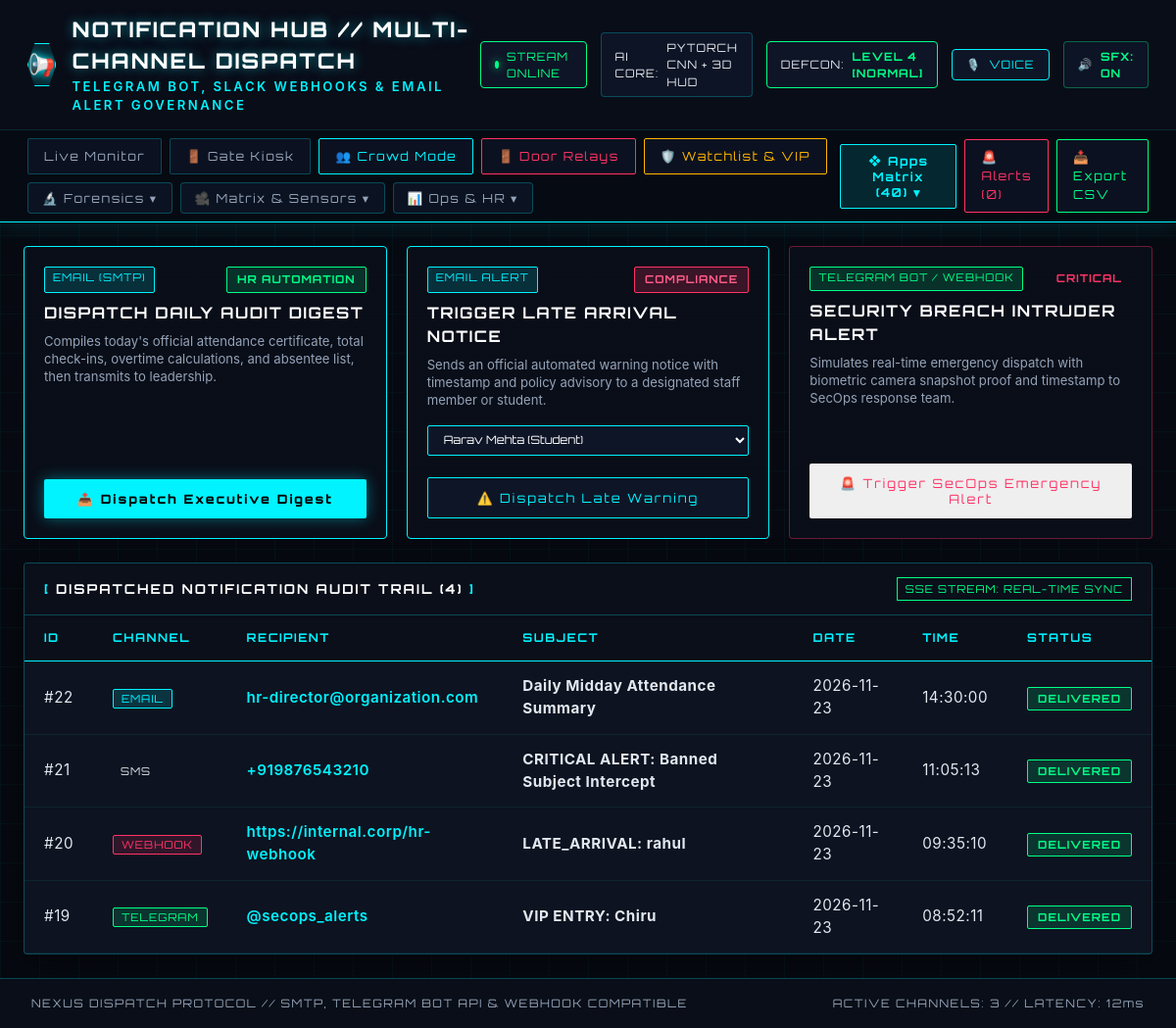
The page /notifications on the database its author committed.
### tables this page shows
CREATE TABLE notification_logs (
                    id INTEGER PRIMARY KEY AUTOINCREMENT,
                    timestamp TEXT NOT NULL,
                    date TEXT NOT NULL,
                    time TEXT NOT NULL,
                    channel TEXT NOT NULL,
                    recipient TEXT NOT NULL,
                    subject TEXT NOT NULL,
                    message TEXT NOT NULL,
                    status TEXT DEFAULT 'DELIVERED'
                );

### app.py (the view)
@app.route('/notifications')
def notifications_view():
    logs = db.get_notification_logs(limit=40)
    users = db.get_users()
    return render_template('notifications.html', logs=logs, users=users)

### attendance_engine/db.py (called while the page is built)
    def _get_connection(self):
        conn = sqlite3.connect(self.db_path, check_same_thread=False)
        conn.row_factory = sqlite3.Row
        return conn

    def get_users(self, user_type=None):
        with self._get_connection() as conn:
            cursor = conn.cursor()
            if user_type:
                cursor.execute("SELECT * FROM users WHERE user_type = ? ORDER BY name ASC", (user_type,))
            else:
                cursor.execute("SELECT * FROM users ORDER BY user_type DESC, name ASC")
            return [dict(row) for row in cursor.fetchall()]

    def get_notification_logs(self, limit=40):
        with self._get_connection() as conn:
            cursor = conn.cursor()
            cursor.execute("SELECT * FROM notification_logs ORDER BY id DESC LIMIT ?", (limit,))
            return [dict(row) for row in cursor.fetchall()]

### templates/notifications.html (shortened to what this page needs)
<!DOCTYPE html>
<html lang="en">
<head>
  <link rel="stylesheet" href="/static/css/style.css">
</head>
<body>
    {% set active_page = 'notifications' %}
  {% set nav_icon = '📢' %}
  {% set nav_title = 'NOTIFICATION HUB // MULTI-CHANNEL DISPATCH' %}
  {% set nav_subtitle = 'TELEGRAM BOT, SLACK WEBHOOKS & EMAIL ALERT GOVERNANCE' %}
  {% include 'nav_header.html' %}
  <main class="main-container">
    <div class="dispatch-actions-grid">
      <div class="dispatch-card">
        <div>
          <div style="display:flex; justify-content:space-between; margin-bottom:8px;">
            <span class="channel-badge email">EMAIL (SMTP)</span>
            <span class="badge ontimed">HR AUTOMATION</span>
          </div>
          <h3>DISPATCH DAILY AUDIT DIGEST</h3>
          <p>Compiles today's official attendance certificate, total check-ins, overtime calculations, and absentee list, then transmits to leadership.</p>
        </div>
        <button class="cyber-button primary full-width" onclick="dispatchDigest()">📤 Dispatch Executive Digest</button>
      </div>
      <div class="dispatch-card">
        <div>
          <div style="display:flex; justify-content:space-between; margin-bottom:8px;">
            <span class="channel-badge email">EMAIL ALERT</span>
            <span class="badge late">COMPLIANCE</span>
          </div>
          <h3>TRIGGER LATE ARRIVAL NOTICE</h3>
          <p>Sends an official automated warning notice with timestamp and policy advisory to a designated staff member or student.</p>
        </div>
        <div style="display:flex; gap:8px; margin-bottom:12px;">
          <select id="late-user-select" class="cyber-select" style="flex:1;">
            {% for u in users %}
              <option value="{{ u.name }}|{{ u.user_type }}|{{ u.email }}">{{ u.name }} ({{ u.user_type }})</option>
            {% endfor %}
          </select>
        </div>
        <button class="cyber-button secondary full-width" onclick="triggerLateAlert()">⚠️ Dispatch Late Warning</button>
      </div>
      <div class="dispatch-card" style="border-color: rgba(255, 51, 102, 0.4);">
        <div>
          <div style="display:flex; justify-content:space-between; margin-bottom:8px;">
            <span class="channel-badge telegram">TELEGRAM BOT / WEBHOOK</span>
            <span class="badge" style="border-color:#ff3366; color:#ff3366;">CRITICAL</span>
          </div>
          <h3>SECURITY BREACH INTRUDER ALERT</h3>
          <p>Simulates real-time emergency dispatch with biometric camera snapshot proof and timestamp to SecOps response team.</p>
        </div>
        <button class="cyber-button alert-btn full-width" onclick="triggerSecurityAlert()">🚨 Trigger SecOps Emergency Alert</button>
      </div>
    </div>
    <section class="cyber-panel">
      <div class="panel-header">
        <div class="panel-title"><span class="bracket">[</span> DISPATCHED NOTIFICATION AUDIT TRAIL ({{ logs|length }}) <span class="bracket">]</span></div>
        <div class="panel-badge neon-green" id="sse-status-badge">SSE STREAM: REAL-TIME SYNC</div>
      </div>
      <div class="feed-table-container">
        <table class="cyber-table" id="notif-table">
          <thead>
            <tr>
              <th>ID</th>
              <th>CHANNEL</th>
              <th>RECIPIENT</th>
              <th>SUBJECT</th>
              <th>DATE</th>
              <th>TIME</th>
              <th>STATUS</th>
            </tr>
          </thead>
          <tbody id="notif-tbody">
            {% for l in logs %}
            <tr>
              <td>#{{ l.id }}</td>
              <td>
                <span class="channel-badge {{ l.channel|lower }}">{{ l.channel }}</span>
              </td>
              <td style="color:var(--neon-cyan); font-weight:600;">{{ l.recipient }}</td>
              <td><strong>{{ l.subject }}</strong></td>
              <td>{{ l.date }}</td>
              <td>{{ l.time }}</td>
              <td><span class="badge present">{{ l.status }}</span></td>
            </tr>
            {% else %}
            <tr>
              <td colspan="7" class="no-records">No automated notifications logged yet. Click an action above to trigger.</td>
            </tr>
            {% endfor %}
          </tbody>
        </table>
      </div>
    </section>
  </main>
  <footer class="cyber-footer">
    <div>NEXUS DISPATCH PROTOCOL // SMTP, TELEGRAM BOT API & WEBHOOK COMPATIBLE</div>
    <div>ACTIVE CHANNELS: 3 // LATENCY: 12ms</div>
  </footer>
</body>
</html>

### static/css/style.css (style rules this page uses)
:root { --bg-primary: #070a12; --bg-secondary: #0d121f; --bg-card: rgba(16, 23, 38, 0.75); --border-cyan: #00f3ff; --border-dim: rgba(0, 243, 255, 0.25); --neon-cyan: #00f3ff; --neon-green: #00ff88; --neon-amber: #ffb800; --neon-purple: #9d4edd; --neon-red: #ff3366; --text-main: #e2e8f0; --text-muted: #94a3b8; --font-tech: 'Orbitron', -apple-system, sans-serif; --font-body: 'Rajdhani', -apple-system, sans-serif; }
* { margin: 0; padding: 0; box-sizing: border-box; }
body { background-color: var(--bg-primary); color: var(--text-main); font-family: var(--font-body); font-size: 16px; line-height: 1.5; min-height: 100vh; position: relative; overflow-x: hidden; }
.main-container { position: relative; z-index: 10; max-width: 1440px; margin: 0 auto; padding: 24px; }
.cyber-panel { background: var(--bg-card); border: 1px solid var(--border-dim); border-radius: 4px; box-shadow: 0 8px 30px rgba(0, 0, 0, 0.4); backdrop-filter: blur(12px); overflow: hidden; position: relative; }
.panel-header { display: flex; justify-content: space-between; align-items: center; padding: 14px 20px; background: rgba(10, 15, 26, 0.9); border-bottom: 1px solid var(--border-dim); }
.panel-title { font-family: var(--font-tech); font-size: 0.85rem; letter-spacing: 2px; font-weight: 700; color: #fff; }
.bracket { color: var(--neon-cyan); }
.panel-badge { font-family: var(--font-tech); font-size: 0.68rem; letter-spacing: 1px; padding: 3px 8px; border: 1px solid var(--border-cyan); color: var(--neon-cyan); }
.panel-badge.neon-green { border-color: var(--neon-green); color: var(--neon-green); }
.feed-table-container { overflow-x: auto; }
.cyber-table { width: 100%; border-collapse: collapse; text-align: left; }
.cyber-table th { font-family: var(--font-tech); font-size: 0.75rem; letter-spacing: 1.5px; color: var(--neon-cyan); padding: 14px 20px; background: rgba(10, 15, 26, 0.95); border-bottom: 1px solid var(--border-cyan); }
.cyber-table td { padding: 14px 20px; border-bottom: 1px solid rgba(0, 243, 255, 0.08); font-size: 0.95rem; letter-spacing: 0.5px; }
.badge { font-family: var(--font-tech); font-size: 0.7rem; letter-spacing: 1px; padding: 4px 10px; border-radius: 2px; font-weight: 700; }
.badge.present { background: rgba(0, 255, 136, 0.15); color: var(--neon-green); border: 1px solid var(--neon-green); }
.badge.late { background: rgba(255, 51, 102, 0.2); color: #ff5c8a; border: 1px solid #ff3366; }
.badge.ontimed { background: rgba(0, 255, 136, 0.15); color: var(--neon-green); border: 1px solid var(--neon-green); }
.cyber-button { font-family: var(--font-tech); font-size: 0.8rem; letter-spacing: 2px; padding: 12px 24px; border: none; border-radius: 2px; cursor: pointer; transition: all 0.25s ease; }
.cyber-button.primary { background: var(--neon-cyan); color: #000; font-weight: 800; box-shadow: 0 0 15px rgba(0, 243, 255, 0.4); }
.cyber-button.secondary { background: rgba(15, 23, 42, 0.8); color: var(--neon-cyan); border: 1px solid var(--border-cyan); }
.cyber-button.full-width { width: 100%; margin-top: 10px; }
.cyber-select { padding: 6px 12px; background: rgba(15, 23, 42, 0.9); color: #fff; border: 1px solid var(--border-cyan); border-radius: 2px; font-family: var(--font-tech); font-size: 0.72rem; outline: none; cursor: pointer; }
.alert-btn { border-color: var(--neon-red) !important; color: var(--neon-red) !important; }
.cyber-footer { position: relative; z-index: 10; display: flex; justify-content: space-between; align-items: center; padding: 16px 32px; background: rgba(10, 15, 26, 0.95); border-top: 1px solid var(--border-dim); font-family: var(--font-tech); font-size: 0.72rem; letter-spacing: 1.5px; color: var(--text-muted); }

### rows shown on the page
notification_logs: id "22", channel "EMAIL", recipient "hr-director@organization.com", subject "Daily Midday Attendance Summary", date "2026-11-23", time "14:30:00", status "DELIVERED"
notification_logs: id "21", channel "SMS", recipient "+919876543210", subject "CRITICAL ALERT: Banned Subject Intercept", date "2026-11-23", time "11:05:13", status "DELIVERED"
notification_logs: id "20", channel "WEBHOOK", recipient "https://internal.corp/hr-webhook", subject "LATE_ARRIVAL: rahul", date "2026-11-23", time "09:35:10", status "DELIVERED"
notification_logs: id "19", channel "TELEGRAM", recipient "@secops_alerts", subject "VIP ENTRY: Chiru", date "2026-11-23", time "08:52:11", status "DELIVERED"

### other values the page prints
{{ nav_icon|default('◈') }} "📢"
{{ nav_title|default('NEXUS // BIOMETRIC 3D ATTENDANCE') }} "NOTIFICATION HUB // MULTI-CHANNEL DISPATCH"
{{ logs|length }} "4"
form field value "Aarav Mehta (Student)"
